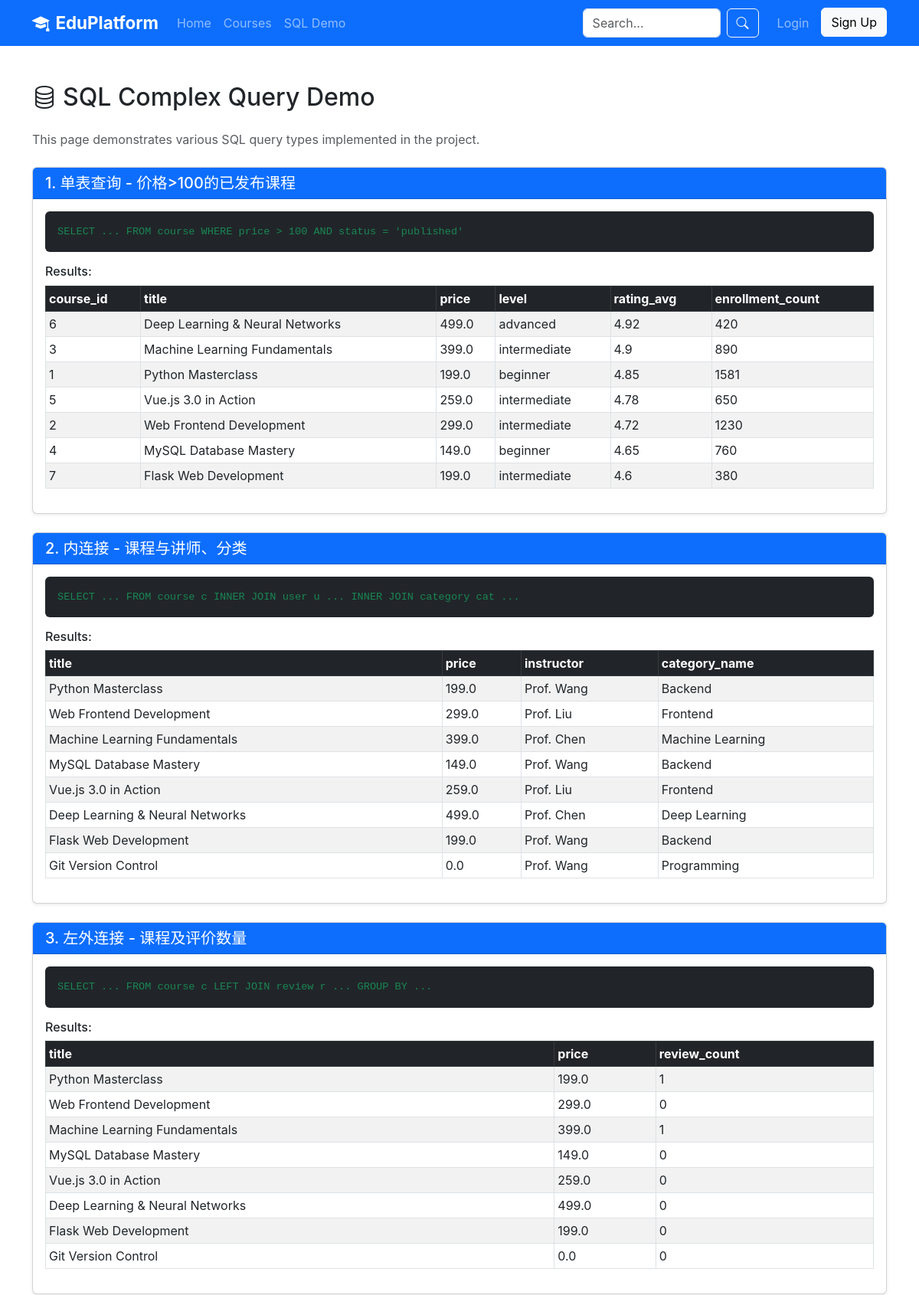
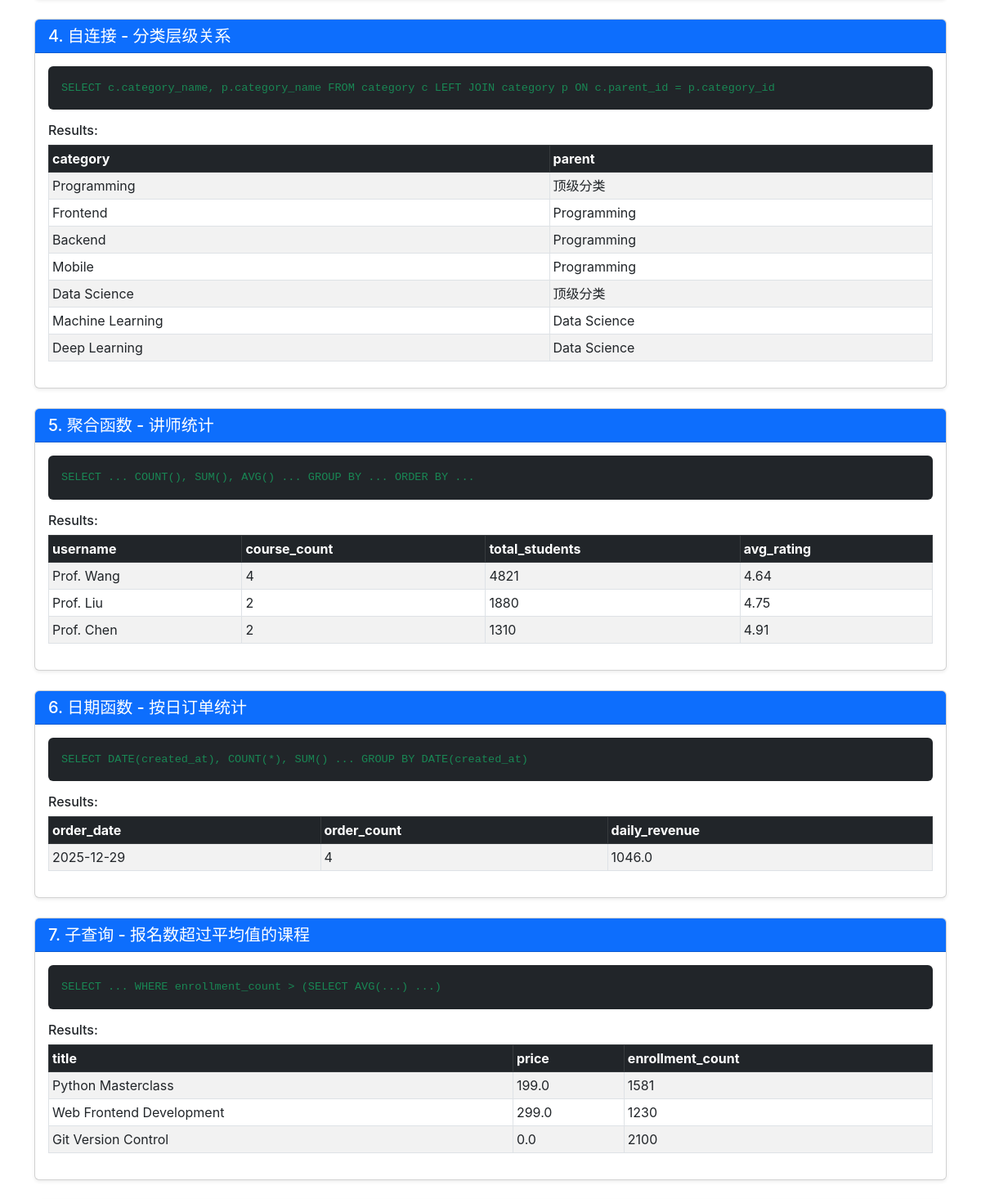
Screenshot of /demo/queries (upper part) with the database file from the repository (2 pictures, top to bottom).
### tables this page shows
CREATE TABLE course (course_id INTEGER PRIMARY KEY AUTOINCREMENT, title TEXT NOT NULL, subtitle TEXT, description TEXT, instructor_id INTEGER NOT NULL, category_id INTEGER, cover_image TEXT, price REAL DEFAULT 0.00, original_price REAL, level TEXT DEFAULT 'beginner', duration_hours REAL DEFAULT 0, status TEXT DEFAULT 'draft', is_featured INTEGER DEFAULT 0, enrollment_count INTEGER DEFAULT 0, rating_avg REAL DEFAULT 0.00, rating_count INTEGER DEFAULT 0, created_at TIMESTAMP DEFAULT CURRENT_TIMESTAMP, published_at DATETIME);

CREATE TABLE user (user_id INTEGER PRIMARY KEY AUTOINCREMENT, username TEXT NOT NULL UNIQUE, email TEXT NOT NULL UNIQUE, password_hash TEXT NOT NULL, phone TEXT, status TEXT DEFAULT 'active', created_at TIMESTAMP DEFAULT CURRENT_TIMESTAMP, last_login DATETIME);

CREATE TABLE category (category_id INTEGER PRIMARY KEY AUTOINCREMENT, category_name TEXT NOT NULL, parent_id INTEGER, description TEXT, sort_order INTEGER DEFAULT 0);

### app.py (the view)
@app.route('/demo/queries')
def demo_queries():
    conn = get_db()
    c = conn.cursor()
    queries = {}
    c.execute('SELECT course_id, title, price, level, rating_avg, enrollment_count FROM course WHERE price > 100 AND status = "published" ORDER BY rating_avg DESC')
    queries['single_table'] = {'title': '单表查询 - 价格>100的已发布课程', 'sql': "SELECT ... FROM course WHERE price > 100 AND status = 'published'", 'result': c.fetchall()}
    c.execute('SELECT c.title, c.price, u.username as instructor, cat.category_name FROM course c INNER JOIN user u ON c.instructor_id = u.user_id INNER JOIN category cat ON c.category_id = cat.category_id WHERE c.status = "published"')
    queries['inner_join'] = {'title': '内连接 - 课程与讲师、分类', 'sql': "SELECT ... FROM course c INNER JOIN user u ... INNER JOIN category cat ...", 'result': c.fetchall()}
    c.execute('SELECT c.title, c.price, COUNT(r.review_id) as review_count FROM course c LEFT JOIN review r ON c.course_id = r.course_id WHERE c.status = "published" GROUP BY c.course_id')
    queries['left_join'] = {'title': '左外连接 - 课程及评价数量', 'sql': "SELECT ... FROM course c LEFT JOIN review r ... GROUP BY ...", 'result': c.fetchall()}
    c.execute('SELECT c.category_name as category, COALESCE(p.category_name, "顶级分类") as parent FROM category c LEFT JOIN category p ON c.parent_id = p.category_id')
    queries['self_join'] = {'title': '自连接 - 分类层级关系', 'sql': "SELECT c.category_name, p.category_name FROM category c LEFT JOIN category p ON c.parent_id = p.category_id", 'result': c.fetchall()}
    c.execute('SELECT u.username, COUNT(c.course_id) as course_count, SUM(c.enrollment_count) as total_students, ROUND(AVG(c.rating_avg), 2) as avg_rating FROM user u JOIN course c ON u.user_id = c.instructor_id WHERE c.status = "published" GROUP BY u.user_id ORDER BY total_students DESC')
    queries['aggregate'] = {'title': '聚合函数 - 讲师统计', 'sql': "SELECT ... COUNT(), SUM(), AVG() ... GROUP BY ... ORDER BY ...", 'result': c.fetchall()}
    c.execute('SELECT DATE(created_at) as order_date, COUNT(*) as order_count, SUM(final_amount) as daily_revenue FROM "order" WHERE payment_status = "paid" GROUP BY DATE(created_at) ORDER BY order_date DESC')
    queries['date_functions'] = {'title': '日期函数 - 按日订单统计', 'sql': "SELECT DATE(created_at), COUNT(*), SUM() ... GROUP BY DATE(created_at)", 'result': c.fetchall()}
    c.execute('SELECT title, price, enrollment_count FROM course WHERE enrollment_count > (SELECT AVG(enrollment_count) FROM course WHERE status = "published") AND status = "published"')
    queries['subquery'] = {'title': '子查询 - 报名数超过平均值的课程', 'sql': "SELECT ... WHERE enrollment_count > (SELECT AVG(...) ...)", 'result': c.fetchall()}
    c.execute('SELECT c.title, c.rating_avg, cat.category_name FROM course c JOIN category cat ON c.category_id = cat.category_id WHERE c.rating_avg = (SELECT MAX(c2.rating_avg) FROM course c2 WHERE c2.category_id = c.category_id AND c2.status = "published") AND c.status = "published"')
    queries['correlated_subquery'] = {'title': '相关子查询 - 每个分类评分最高的课程', 'sql': "SELECT ... WHERE rating_avg = (SELECT MAX(...) WHERE c2.category_id = c.category_id ...)", 'result': c.fetchall()}
    c.execute('SELECT c.title, "已购买" as source FROM course c JOIN enrollment e ON c.course_id = e.course_id WHERE e.user_id = 1 UNION SELECT c.title, "已收藏" as source FROM course c JOIN favorite f ON c.course_id = f.course_id WHERE f.user_id = 1')
    queries['union'] = {'title': 'UNION - 用户1的收藏和已购课程', 'sql': "SELECT ... UNION SELECT ...", 'result': c.fetchall()}
    c.execute('SELECT u.username, c.title, e.progress_percent, cat.category_name, inst.username as instructor FROM user u JOIN enrollment e ON u.user_id = e.user_id JOIN course c ON e.course_id = c.course_id LEFT JOIN category cat ON c.category_id = cat.category_id JOIN user inst ON c.instructor_id = inst.user_id WHERE u.user_id = 1')
    queries['multi_join'] = {'title': '多表连接 - 用户学习报告', 'sql': "SELECT ... FROM user u JOIN enrollment e JOIN course c LEFT JOIN category cat JOIN user inst ...", 'result': c.fetchall()}
    c.execute('SELECT u.user_id, u.username, COUNT(DISTINCT e.course_id) as completed_courses FROM user u JOIN enrollment e ON u.user_id = e.user_id JOIN course c ON e.course_id = c.course_id WHERE c.instructor_id = 3 AND c.status = "published" AND e.status = "completed" GROUP BY u.user_id HAVING completed_courses = (SELECT COUNT(*) FROM course WHERE instructor_id = 3 AND status = "published")')
    queries['division'] = {'title': '除法查询 - 学完讲师3所有课程的学员', 'sql': "SELECT ... HAVING completed_courses = (SELECT COUNT(*) ...)", 'result': c.fetchall()}
    conn.close()
    return render_template('demo_queries.html', queries=queries)

### app.py (called while the page is built)
def get_db():
    conn = sqlite3.connect(DATABASE)
    conn.row_factory = sqlite3.Row
    return conn

### templates/demo_queries.html (shortened to what this page needs)
{% extends "base.html" %}
{% block content %}
<div class="container py-5">
    <h2 class="mb-4"><i class="bi bi-database me-2"></i>SQL Complex Query Demo</h2>
    <p class="text-muted mb-4">This page demonstrates various SQL query types implemented in the project.</p>
    {% for key, query in queries.items() %}
    <div class="card shadow-sm mb-4">
        <div class="card-header bg-primary text-white"><h5 class="mb-0">{{ loop.index }}. {{ query.title }}</h5></div>
        <div class="card-body">
            <pre class="bg-dark text-success p-3 rounded"><code>{{ query.sql }}</code></pre>
            <h6 class="mt-3">Results:</h6>
            {% if query.result %}
            <div class="table-responsive">
                <table class="table table-sm table-bordered table-striped">
                    <thead class="table-dark"><tr>{% for col in query.result[0].keys() %}<th>{{ col }}</th>{% endfor %}</tr></thead>
                    <tbody>{% for row in query.result %}<tr>{% for val in row %}<td>{{ val if val is not none else '-' }}</td>{% endfor %}</tr>{% endfor %}</tbody>
                </table>
            </div>
            {% else %}<p class="text-muted">No results</p>{% endif %}
        </div>
    </div>
    {% endfor %}
</div>
{% endblock %}

### static/css/style.css (style rules this page uses)
body { font-family: -apple-system, BlinkMacSystemFont, "Segoe UI", Roboto, "Helvetica Neue", Arial, sans-serif; }
pre code { font-size: 0.85rem; }

### rows the page displays
course: val "6" "0", title "Deep Learning & Neural Networks", price "499.0", level "advanced", rating_avg "4.92", enrollment_count "420"
course: val "3" "1", title "Machine Learning Fundamentals", price "399.0", level "intermediate", rating_avg "4.9", enrollment_count "890"
course: val "1" "1", title "Python Masterclass", price "199.0", level "beginner", rating_avg "4.85", enrollment_count "1581"
course: val "5" "0", title "Vue.js 3.0 in Action", price "259.0", level "intermediate", rating_avg "4.78", enrollment_count "650"
course: val "2" "0", title "Web Frontend Development", price "299.0", level "intermediate", rating_avg "4.72", enrollment_count "1230"
course: val "4" "0", title "MySQL Database Mastery", price "149.0", level "beginner", rating_avg "4.65", enrollment_count "760"
course: val "7" "0", title "Flask Web Development", price "199.0", level "intermediate", rating_avg "4.6", enrollment_count "380"
user: username "Prof. Wang", val "4" "4821" "4.64"
category: category_name "Backend", val "Programming"
user: username "Prof. Liu", val "2" "1880" "4.75"
category: category_name "Frontend", val "Programming"
user: username "Prof. Chen", val "2" "1310" "4.91"
category: category_name "Machine Learning", val "Data Science"
category: category_name "Deep Learning", val "Data Science"
course: title "Git Version Control", price "0.0", val "0", enrollment_count "2100"
category: category_name "Programming", val "顶级分类"
category: category_name "Mobile", val "Programming"
category: category_name "Data Science", val "顶级分类"

### other values shown
{{ query.title }} "单表查询 - 价格>100的已发布课程" "内连接 - 课程与讲师、分类" "左外连接 - 课程及评价数量" "自连接 - 分类层级关系" "聚合函数 - 讲师统计" "日期函数 - 按日订单统计" "子查询 - 报名数超过平均值的课程"
{{ query.sql }} "SELECT ... FROM course WHERE price > 100 AND status = 'published'" "SELECT ... FROM course c INNER JOIN user u ... INNER JOIN category cat ..." "SELECT ... FROM course c LEFT JOIN review r ... GROUP BY ..." "SELECT c.category_name, p.category_name FROM category c LEFT JOIN category p ON c.parent_id = p.category_id" "SELECT ... COUNT(), SUM(), AVG() ... GROUP BY ... ORDER BY ..." "SELECT DATE(created_at), COUNT(*), SUM() ... GROUP BY DATE(created_at)" "SELECT ... WHERE enrollment_count > (SELECT AVG(...) ...)"
{{ col }} "course_id" "title" "price" "level" "rating_avg" "enrollment_count" "title" "price" "instructor" "category_name" "title" "price" "review_count" "category" "parent" "username" "course_count" "total_students" "avg_rating" "order_date" "order_count" "daily_revenue" "title" "price" "enrollment_count"
{{ val if val is not none else '-' }} "2025-12-29" "4" "1046.0"
